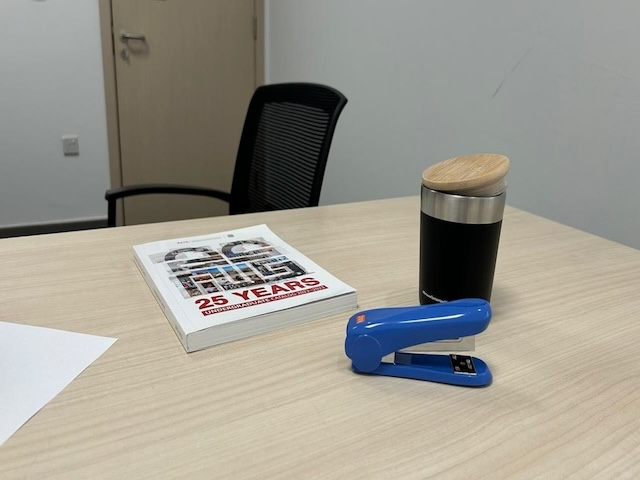
#> input picture data/images/left1.jpg, 640 x 480 px
$ jupyter execute --allow-errors 14-epipolar-geometry.ipynb
#> lines starting #> are read from the running program, lines starting #| are printed output that depends on the picture
[Dataset](https://vision.middlebury.edu/stereo/data/)

[cell 1]
import numpy as np
import cv2 as cv
import matplotlib.pyplot as plt
from mpl_toolkits.mplot3d import Axes3D

[cell 2]
# Some helper functions
def to_homogeneous(coordinates):
    # Add a column of ones to the coordinates to make them homogeneous
    return np.hstack((coordinates, np.ones((coordinates.shape[0], 1))))

def from_homogeneous(coordinates):
    # Divide the first two columns by the third column to obtain non-homogeneous coordinates
    return coordinates[:, :2] / coordinates[:, 2][:, None]
# Function to plot a camera plane in 3D
def plot_camera_plane(ax, R, T, scale=0.5, color='blue', label='Camera'):
    # Define the camera plane corners in the camera's local coordinate system
    camera_corners = np.array([
        [-1, -1, 1],
        [ 1, -1, 1],
        [ 1,  1, 1],
        [-1,  1, 1],
        [-1, -1, 1]
    ]) * scale
    # Transform corners to world coordinates
    transformed_corners = (R @ camera_corners.T + T.reshape(3, 1)).T
    # Plot the camera plane as a polygon and mark the optical center
    ax.plot(*transformed_corners[:5, :].T, color=color, linestyle='-', label=label + " Plane")

# Essential Matrix
The essential matrix is a fundamental concept in computer vision, particularly in stereo vision and structure from motion (SfM). It represents the relationship between corresponding points in two images of a scene taken from different viewpoints.

Essentially, the essential matrix encapsulates the relative pose (orientation and position) of the cameras capturing the images. It encodes geometric constraints such as epipolar geometry, which describes how points in one image correspond to lines (epipolar lines) in the other image.

The essential matrix is crucial for tasks like stereo matching, image rectification, and 3D reconstruction, as it provides the geometric information needed to compute depth and structure from multiple views.

In the implementation below, we are assuming that we have a canonical camera (intrinsic parameters matrix K is indentity matrix)

[cell 3]
img1 = cv.imread('./data/images/left1.jpg', cv.IMREAD_GRAYSCALE)
#> img1: shape (480, 640); min 0, max 254, mean 152.4
img2 = cv.imread('./data/images/right1.jpg', cv.IMREAD_GRAYSCALE)
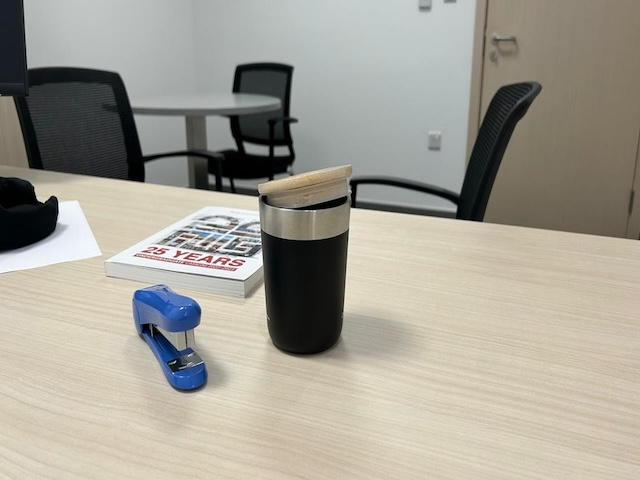
#> input picture data/images/right1.jpg, 640 x 480 px
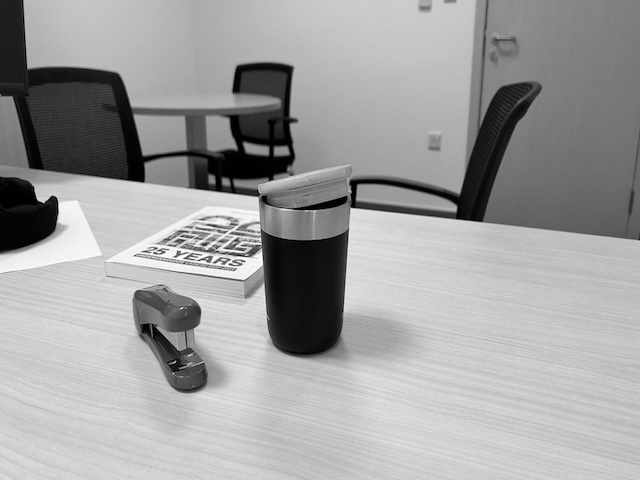
#> img2: shape (480, 640); min 0, max 255, mean 159.6

sift = cv.SIFT_create()
# find the keypoints and descriptors with SIFT
kp1, des1 = sift.detectAndCompute(img1,None)
#> kp1 = 306 keypoints; strongest (x, y, size): (220, 301, 2), (197, 302, 2.7), (202, 302, 2.2), (236, 294, 2)
kp2, des2 = sift.detectAndCompute(img2,None)
#> kp2 = 337 keypoints; strongest (x, y, size): (305, 299, 65), (38, 223, 28.4), (53, 201, 7.1), (42, 196, 9)

# Create BFMatcher (Brute Force Matcher)
bf = cv.BFMatcher()
matches = bf.knnMatch(des1,des2, k=2)
#> matches = 306 matches

pts1 = []
pts2 = []
# ratio test as per Lowe's paper
for i,(m,n) in enumerate(matches):
 if m.distance < 0.75*n.distance:
     pts1.append(kp1[m.queryIdx].pt)
     pts2.append(kp2[m.trainIdx].pt)
#> after the loop, pts1 = [(105.8, 202.6), (111.8, 23.89), (118.4, 201.3), (119.8, 45.74), (124.5, 38.4), (127.7, 35.01), (142.3, 38.67), (162.8, 305.3), (226, 186.2), (226.9, 187.9), (226.9, 187.9), (350, 288.9), (383, 305.4), (445.2, 218.5), (487.2, 220.1), (495.3, 272.5)]; pts2 = [(292.4, 113.7), (485.2, 27.11), (359.4, 187.1), (490.3, 47.7), (495.9, 40.74), (498, 37.41), (513.2, 39.68), (142.9, 267), (456.1, 187.6), (456.1, 187.6), (456.1, 187.6), (109, 260.1), (348.4, 252.7), (282.5, 237), (226.6, 121.4), (264, 296.6)]

pts1 = np.array(pts1)
#> pts1 = 16 rows, first 8: [105.8, 202.6], [111.8, 23.89], [118.4, 201.3], [119.8, 45.74], [124.5, 38.4], [127.7, 35.01], [142.3, 38.67], [162.8, 305.3]
pts2 = np.array(pts2)
#> pts2 = 16 rows, first 8: [292.4, 113.7], [485.2, 27.11], [359.4, 187.1], [490.3, 47.7], [495.9, 40.74], [498, 37.41], [513.2, 39.68], [142.9, 267]

[cell 4]
# Finding essential matrix
K = np.eye(3) # assuming canonical camera (intrinsic parameters matrix K is indentity matrix)
E, mask = cv.findEssentialMat(pts1, pts2, K, cv.RANSAC)
#> E = [[0.000603, -0.00257, -0.0363], [-0.00187, 0.000638, 0.706], [-0.139, 0.693, -0.00113]]; mask = [0, 1, 0, 1, 1, 1, 1, 0, 0, 1, 1, 0, 1, 1, 0, 0]
R1, R2, t = cv.decomposeEssentialMat(E) # decomposing the essential matrix to rotation matrices and translation
#> R1 = [[-0.989, -0.146, -0.00614], [0.146, -0.989, 0.00128], [-0.00626, 0.00037, 1]]; R2 = [[-0.969, -0.246, 0.00131], [-0.246, 0.969, -0.00153], [-0.000896, -0.0018, -1]]; t = [-0.999, -0.0513, -0.00365]

# Fundamental Matrix
The fundamental matrix is another fundamental concept in computer vision, particularly in stereo vision and multiple view geometry. It describes the geometric relationship between corresponding points in two images of a scene taken from different viewpoints, without the need for knowledge of the camera intrinsic parameters as it inherently encapsulates such information

$F = K_2^{-T} E K_1^{-1}$, where $K_1$ and $K_2$ are the intrinsic parameter matrix for camera 1 and camera 2

[cell 5]
# Finding Fundamental matrix
F, mask = cv.findFundamentalMat(pts1, pts2, cv.RANSAC)
#> F = [[3.47e-06, 5.63e-07, -0.00278], [-9.59e-06, -6.48e-06, 0.00888], [0.00113, -0.0076, 1]]; mask = [0, 1, 1, 1, 1, 1, 1, 1, 1, 1, 1, 1, 0, 0, 1, 0]

# We select only inlier points
pts1 = pts1[mask.ravel()==1]
#> pts1 = [[111.8, 23.89], [118.4, 201.3], [119.8, 45.74], [124.5, 38.4], [127.7, 35.01], [142.3, 38.67], [162.8, 305.3], [226, 186.2], [226.9, 187.9], [226.9, 187.9], [350, 288.9], [487.2, 220.1]]
pts2 = pts2[mask.ravel()==1]
#> pts2 = [[485.2, 27.11], [359.4, 187.1], [490.3, 47.7], [495.9, 40.74], [498, 37.41], [513.2, 39.68], [142.9, 267], [456.1, 187.6], [456.1, 187.6], [456.1, 187.6], [109, 260.1], [226.6, 121.4]]

### Computing the Epipolar

Fundametal matix/Essential matrix map points in one images to epipolar lines in the other image:

$ l = F \cdot p $

Where:
- $ l $ is the epipolar line.
- $F $ is the fundamental matrix.
- $p$ is a point in one image.

The equation of a line in 2D can be represented as:

$ ax + by + c = 0$

Given a line in this form, we can find two points on this line that lie on the image boundary by setting one of the coordinates to either 0 or the width/height of the image (depending on which boundary we want to intersect). Then, we solve for the other coordinate.

In Python code, this process is implemented as follows:

```python
# Find a point on the left boundary (x = 0)
y0 = -c / b

# Find a point on the right boundary (x = image.shape[1])
y1 = (-c - a * image.shape[1]) / b
```

These points (0, \( y_0 \)) and (\( width \), \( y_1 \)) are the two points on the epipolar line that lie on the image boundary.

[cell 6]
#cv.computeCorrespondEpilines(pts2, 2, F)

lines1 = to_homogeneous(pts2).dot(F)
#> lines1 = [[0.00256, -0.0075, -0.106], [0.000586, -0.00861, 1.66], [0.00238, -0.00763, 0.062], [0.00246, -0.00758, -0.0154], [0.0025, -0.00756, -0.0505], [0.00253, -0.00757, -0.0726], [-0.000931, -0.00925, 2.97], [0.000916, -0.00856, 1.4], [0.000916, -0.00856, 1.4], [0.000916, -0.00856, 1.4], [-0.000983, -0.00922, 3.01], [0.000754, -0.00826, 1.45]]

pts_index = 8

# Plots
a = lines1[pts_index, 0]
#> a = 0.000916
b = lines1[pts_index, 1]
#> b = -0.00856
c = lines1[pts_index, 2]
#> c = 1.4

plt.figure(figsize=(10,6))
plt.subplot(121),plt.imshow(img1, cmap='gray'), plt.axis('off')
#img1color = cv.line(cv.cvtColor(img1, cv.COLOR_GRAY2BGR), (0, int(y0)), (640, int(y1)), [0,0,255], 1) # to draw the epipolar line on the image itself
y0 = -c/b
#> y0 = 163.6
y1 = (- c - a * img1.shape[1]) / b
#> y1 = 232.1
plt.plot([0, img1.shape[1]], [y0, y1], 'r')

plt.subplot(122),plt.imshow(img2, cmap='gray'), plt.axis('off')
plt.plot(pts2[pts_index,0], pts2[pts_index,1], 'r+')

plt.show()

# Structure from Motion
Structure from Motion (SfM) is a technique in computer vision that reconstructs the 3D structure of a scene from a sequence of 2D images taken from different viewpoints

## Toy Problem

[cell 7]
# Define cuboid dimensions and center
width, height, depth = 3, 2, 2
center = np.array([0, 0, 5])
num_points = 50  # Number of points to place along each edge
# Calculate half-dimensions
w, h, d = width / 2, height / 2, depth / 2
# Define the 8 corners of the cuboid
corners = np.array([
    [center[0] - w, center[1] - h, center[2] - d],
    [center[0] + w, center[1] - h, center[2] - d],
    [center[0] + w, center[1] + h, center[2] - d],
    [center[0] - w, center[1] + h, center[2] - d],
    [center[0] - w, center[1] - h, center[2] + d],
    [center[0] + w, center[1] - h, center[2] + d],
    [center[0] + w, center[1] + h, center[2] + d],
    [center[0] - w, center[1] + h, center[2] + d]
])
# Define pairs of corners that form the edges
edges = [
    (0, 1), (1, 2), (2, 3), (3, 0),  # Bottom face
    (4, 5), (5, 6), (6, 7), (7, 4),  # Top face
    (0, 4), (1, 5), (2, 6), (3, 7)   # Vertical edges
]
# Collect all points along the edges
points = []
for edge in edges:
    start, end = corners[edge[0]], corners[edge[1]]
    for t in np.linspace(0, 1, num_points):
        point = (1 - t) * start + t * end  # Linear interpolation
        points.append(point)
#> after the loop, points = 600 items, first 6: [-1.5, -1, 4], [-1.44, -1, 4], [-1.38, -1, 4], [-1.32, -1, 4], [-1.26, -1, 4], [-1.19, -1, 4]
X = np.array(points)
#> X = 600 rows, first 8: [-1.5, -1, 4], [-1.44, -1, 4], [-1.38, -1, 4], [-1.32, -1, 4], [-1.26, -1, 4], [-1.19, -1, 4], [-1.13, -1, 4], [-1.07, -1, 4]

### -----------------------
X = to_homogeneous(X)
#> X = 600 rows, first 6: [-1.5, -1, 4, 1], [-1.44, -1, 4, 1], [-1.38, -1, 4, 1], [-1.32, -1, 4, 1], [-1.26, -1, 4, 1], [-1.19, -1, 4, 1]

# Define the two projection matrices corresponding to two cameras
M1 = np.hstack((np.eye(3), np.zeros((3, 1))))

theta = -40 * (np.pi / 180)
R = np.array([
        [np.cos(theta), 0, np.sin(theta)],
        [0, 1, 0],
        [-np.sin(theta), 0, np.cos(theta)]])
T = np.array([3,0,0]).reshape((3,1))
M2 = np.hstack((R.T,-R.T@T))

# Camera
U1 = np.eye(4)
U2 = np.vstack( ( (np.hstack((R,T))), np.array([0,0,0,1])) )

# Plot the translated point cloud
fig = plt.figure()
ax = fig.add_subplot(111, projection='3d')
ax.scatter(X[:, 0], X[:, 1], X[:, 2], s=1, color='c')
ax.set_xlabel('X')
ax.set_ylabel('Y')
ax.set_zlabel('Z')

plot_camera_plane(ax, np.eye(3), np.array([0, 0, 0]), scale=.5, color='blue', label='Camera 1')
plot_camera_plane(ax, R, T, scale=.5, color='red', label='Camera 2')
ax.legend()

ax.view_init(elev=-75, azim=-90)
ax.set_aspect('equal')
plt.show()

[cell 8]
# Projection on the two cameras
pts1 = from_homogeneous(X @ M1.T)
#> pts1 = 600 pairs, first value -0.375 to 0.375, second value -0.25 to 0.25
pts2 = from_homogeneous(X @ M2.T)
#> pts2 = 600 pairs, first value -0.147 to 0.487, second value -0.248 to 0.248

fig = plt.figure(figsize=(10,5))
plt.subplot(1,2,1)
plt.plot(pts1[:,0], pts1[:,1], 'c.'), plt.axis('equal')
plt.subplot(1,2,2)
plt.plot(pts2[:,0], pts2[:,1], 'c.'), plt.axis('equal')
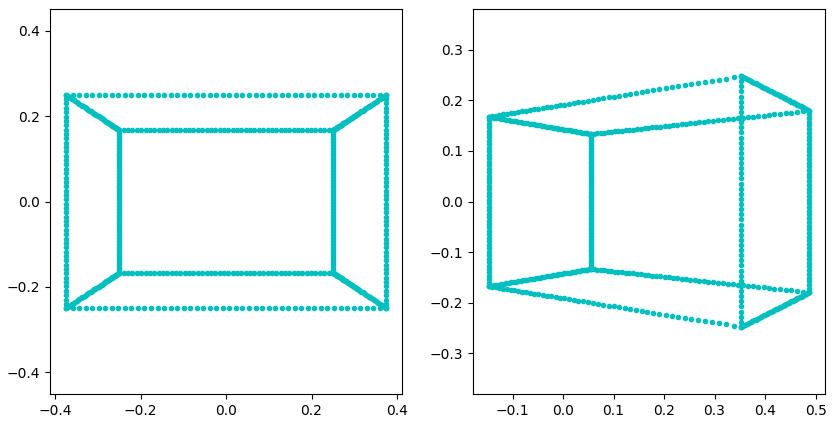
#> figure drawn by matplotlib, 2 panels

[cell 9]
E, mask = cv.findFundamentalMat(pts1, pts2, cv.FM_8POINT)
#> E = [[-3.87e-15, 2.32, 6.63e-15], [2.1e-07, 3.5e-14, -3.61], [-4.62e-15, 2.77, -2.56e-15]]; mask = 600 values from 1 to 1
_, R_, T_, mask= cv.recoverPose(E, pts1, pts2)
#> R_ = [[0.766, -3.46e-15, 0.643], [-1.67e-15, 1, 5.16e-15], [-0.643, -3.83e-15, 0.766]]; T_ = [-0.766, -6.75e-21, 0.643]; mask = 600 values from 255 to 255

# Projection matrix for the second camera.
M2_ = np.hstack((R_,T_))
#> M2_ = [[0.766, -3.46e-15, 0.643, -0.766], [-1.67e-15, 1, 5.16e-15, -6.75e-21], [-0.643, -3.83e-15, 0.766, 0.643]]

pts_4d_hom = cv.triangulatePoints(M1, M2_, pts1.T, pts2.T)
pts_3d = pts_4d_hom[:3] / pts_4d_hom[3]
pts_3d = pts_3d.T
#> pts_3d = 600 rows, first 8: [-0.5, -0.333, 1.33], [-0.48, -0.333, 1.33], [-0.459, -0.333, 1.33], [-0.439, -0.333, 1.33], [-0.418, -0.333, 1.33], [-0.398, -0.333, 1.33], [-0.378, -0.333, 1.33], [-0.357, -0.333, 1.33]

fig = plt.figure()
ax = fig.add_subplot(111, projection='3d')
ax.scatter(pts_3d[:, 0], pts_3d[:, 1], pts_3d[:, 2], s=1, color='c')
ax.set_xlabel('X'), ax.set_ylabel('Y'), ax.set_zlabel('Z')
ax.view_init(elev=-75, azim=-90)
ax.set_aspect("equal")
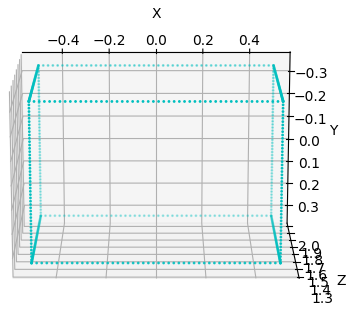
#> figure drawn by matplotlib, 1 panel

## 3D reconstruction from two images

[cell 10]
# Intrinsic parameters of the two cameras
K1=np.array([[3989.963, 0, 1039.414], [0, 3989.963, 956.875], [0, 0, 1]])
K2=np.array([[3989.963, 0, 1194.824], [0, 3989.963, 956.875], [0, 0, 1]])

img1 = cv.imread('./data/images/comp0.png', cv.IMREAD_GRAYSCALE)
img2 = cv.imread('./data/images/comp1.png', cv.IMREAD_GRAYSCALE)

sift = cv.SIFT_create()
# find the keypoints and descriptors with SIFT
#> (the rest of this cell did not finish here and is left out)

[cell 11]
E = K2.T @ F @ K1
#> E = [[55.21, 8.96, 5.45], [-152.6, -103.1, -29.04], [-15.55, -52.36, -10.43]]

upts1 = cv.undistortPoints(pts1, K1, None).squeeze(1)
#> upts1 = 600 pairs, first value -0.261 to -0.26, second value -0.24 to -0.24
upts2 = cv.undistortPoints(pts2, K2, None).squeeze(1)
#> upts2 = 600 pairs, first value -0.299 to -0.299, second value -0.24 to -0.24
# Recover R, T withrespect to the first camera
_, R, T, mask = cv.recoverPose(E, upts1, upts2)
#> R = [[-0.37, -0.664, 0.65], [-0.537, 0.724, 0.434], [-0.758, -0.188, -0.624]]; T = [-0.78, -0.336, 0.528]

# Projection matrix for the first camera (assuming it is K1[I|0])
M1 = K1 @ np.hstack((np.eye(3), np.zeros((3, 1))))

# Projection matrix for the second camera K2[R|T]
M2 = K2 @ np.hstack((R, T))
#> M2 = [[-2382.7, -2873.5, 1847.4, -2481.2], [-2866.8, 2707.8, 1133.3, -835], [-0.758, -0.188, -0.624, 0.528]]

# Perform triangulation
pts_4d_hom = cv.triangulatePoints(M1, M2, pts1[mask.ravel()==255].T, pts2[mask.ravel()==255].T)

# Convert from homogeneous coordinates to 3D
pts_3d = pts_4d_hom[:3] / pts_4d_hom[3]
pts_3d = pts_3d.T
#> pts_3d = 600 rows, first 8: [-0.194, -0.199, 0.772], [-0.194, -0.199, 0.772], [-0.194, -0.199, 0.772], [-0.194, -0.199, 0.772], [-0.194, -0.199, 0.772], [-0.194, -0.199, 0.772], [-0.194, -0.199, 0.772], [-0.194, -0.199, 0.772]

[cell 12]
# Set up the 3D plot
fig = plt.figure(figsize=(8,16))
ax = fig.add_subplot(111, projection='3d')

# Plot the camera plane
plot_camera_plane(ax, np.eye(3), np.array([0, 0, 0]), scale=1, color='blue', label='Camera 1')
plot_camera_plane(ax, R.T, -R.T@T, scale=1, color='red', label='Camera 2')

ax.scatter(pts_3d[:,0], pts_3d[:,1], pts_3d[:,2], marker='.')

# Label axes and set plot limits
ax.set_xlabel("X axis"), ax.set_ylabel("Y axis"), ax.set_zlabel("Z axis")
ax.legend()

ax.view_init(elev=-35, azim=-90)
plt.show()
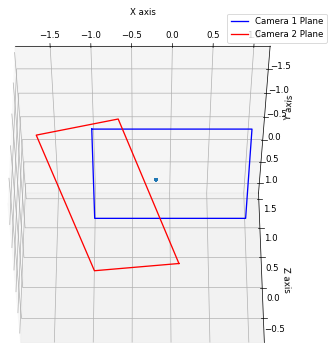
#> figure drawn by matplotlib, 1 panel

# Dense Reconstruction

## Image Rectification
Rectification is the process of finding two Homographies that make stereo images parallel, which means
tThe epipolar lines in the two images become parallel horizontal lines, all having the same y-coordinate

[cell 13]
img1 = cv.imread('./data/images/left2.png', cv.IMREAD_GRAYSCALE)
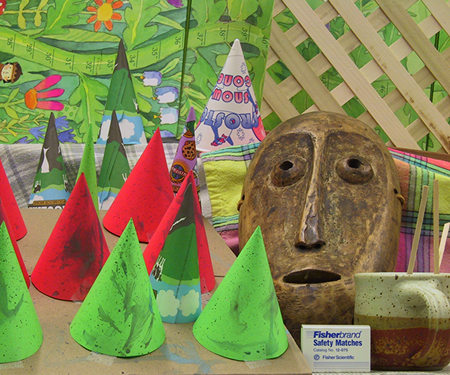
#> input picture data/images/left2.png, 450 x 375 px
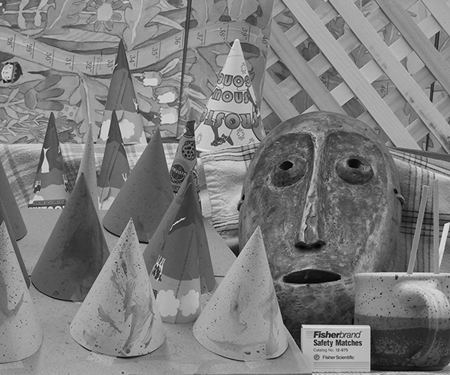
#> img1: shape (375, 450); min 0, max 235, mean 125
img2 = cv.imread('./data/images/right2.png', cv.IMREAD_GRAYSCALE)
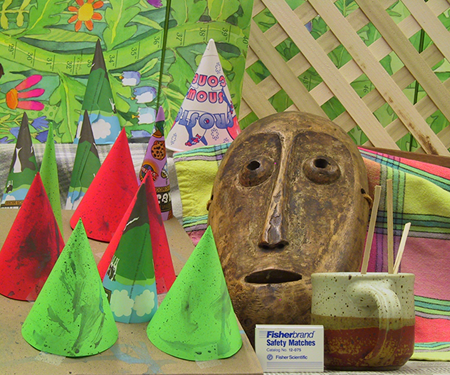
#> input picture data/images/right2.png, 450 x 375 px
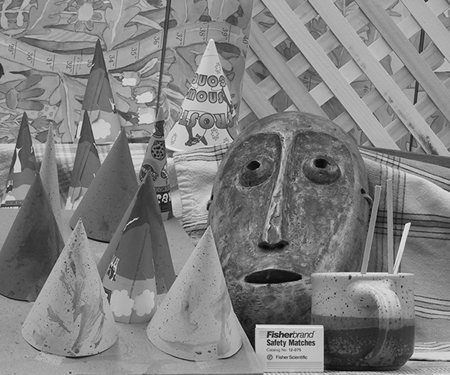
#> img2: shape (375, 450); min 0, max 243, mean 128.4

sift = cv.SIFT_create()
# find the keypoints and descriptors with SIFT
kp1, des1 = sift.detectAndCompute(img1,None)
#> kp1 = 1242 keypoints; strongest (x, y, size): (45, 150, 2.3), (396, 277, 2.3), (243, 198, 2.6), (236, 250, 6.6)
kp2, des2 = sift.detectAndCompute(img2,None)
#> kp2 = 1199 keypoints; strongest (x, y, size): (407, 226, 4.3), (212, 198, 2), (18, 150, 2.1), (350, 277, 2.2)

# Create BFMatcher (Brute Force Matcher)
bf = cv.BFMatcher()
matches = bf.knnMatch(des1,des2, k=2)
#> matches = 1242 matches

pts1 = []
pts2 = []
# ratio test as per Lowe's paper
for i,(m,n) in enumerate(matches):
 if m.distance < 0.8*n.distance:
     pts1.append(kp1[m.queryIdx].pt)
     pts2.append(kp2[m.trainIdx].pt)
#> after the loop, pts1 = 586 pairs, first value 6.78 to 442.2, second value 5.78 to 371.9; pts2 = 586 pairs, first value 2.74 to 421, second value 5.62 to 366.9

# Finding Fundamental matrix
pts1_ = np.array(pts1)
#> pts1_ has the same summary as pts1
pts2_ = np.array(pts2)
#> pts2_ has the same summary as pts2
F, mask = cv.findFundamentalMat(pts1_, pts2_, cv.RANSAC)
#> F = [[-4.86e-08, -3.22e-05, 0.0322], [4.01e-05, 2.2e-05, -5.58], [-0.0317, 5.57, 1]]; mask = 586 values, max 1 at index 2, min 0 at index 0, mean 0.945


# We select only inlier points
pts1_ = pts1_[mask.ravel()==1]
#> pts1_ = 554 pairs, first value 20.42 to 442.2, second value 5.78 to 367.6
pts2_ = pts2_[mask.ravel()==1]
#> pts2_ = 554 pairs, first value 2.74 to 421, second value 5.62 to 366.9

h,w = img1.shape
#> h = 375; w = 450
# find the two homographies
_, H1, H2 = cv.stereoRectifyUncalibrated(pts1_, pts2_, F, (w,h))
#> H1 = [[-5.55, 0.475, 87.37], [0.0317, -5.57, -8.24], [4.01e-05, 2.22e-05, -5.59]]; H2 = [[0.999, 0.00469, -0.586], [-0.00578, 1, 1.3], [-5.77e-06, -2.71e-08, 1]]
# Appling the two homographies to the two images to rectify them
rectified_img1 = cv.warpPerspective(img1, H1, (w,h), flags=cv.INTER_LINEAR)
rectified_img2 = cv.warpPerspective(img2, H2, (w,h), flags=cv.INTER_LINEAR)


# Plots
plt.subplot(121),plt.imshow(rectified_img1, cmap='gray'), plt.axis('off')
plt.subplot(122),plt.imshow(rectified_img2, cmap='gray'), plt.axis('off')
plt.show()

# Depth Map
[Additional Reading](https://docs.opencv.org/4.x/dd/d53/tutorial_py_depthmap.html)

[cell 14]
stereo = cv.StereoBM_create(numDisparities=16, blockSize=21)
disparity = stereo.compute(rectified_img1,rectified_img2)
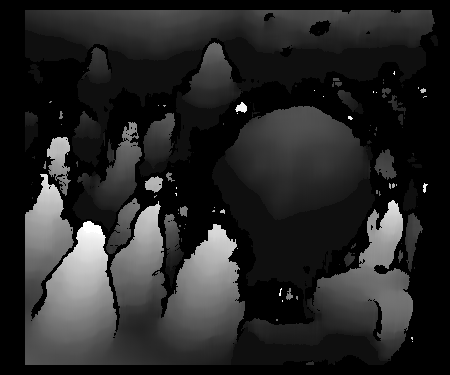
#> disparity: shape (375, 450) int16; min -16, max 240, mean 23.2; drawn with min black and max white
plt.imshow(disparity,'gray')
